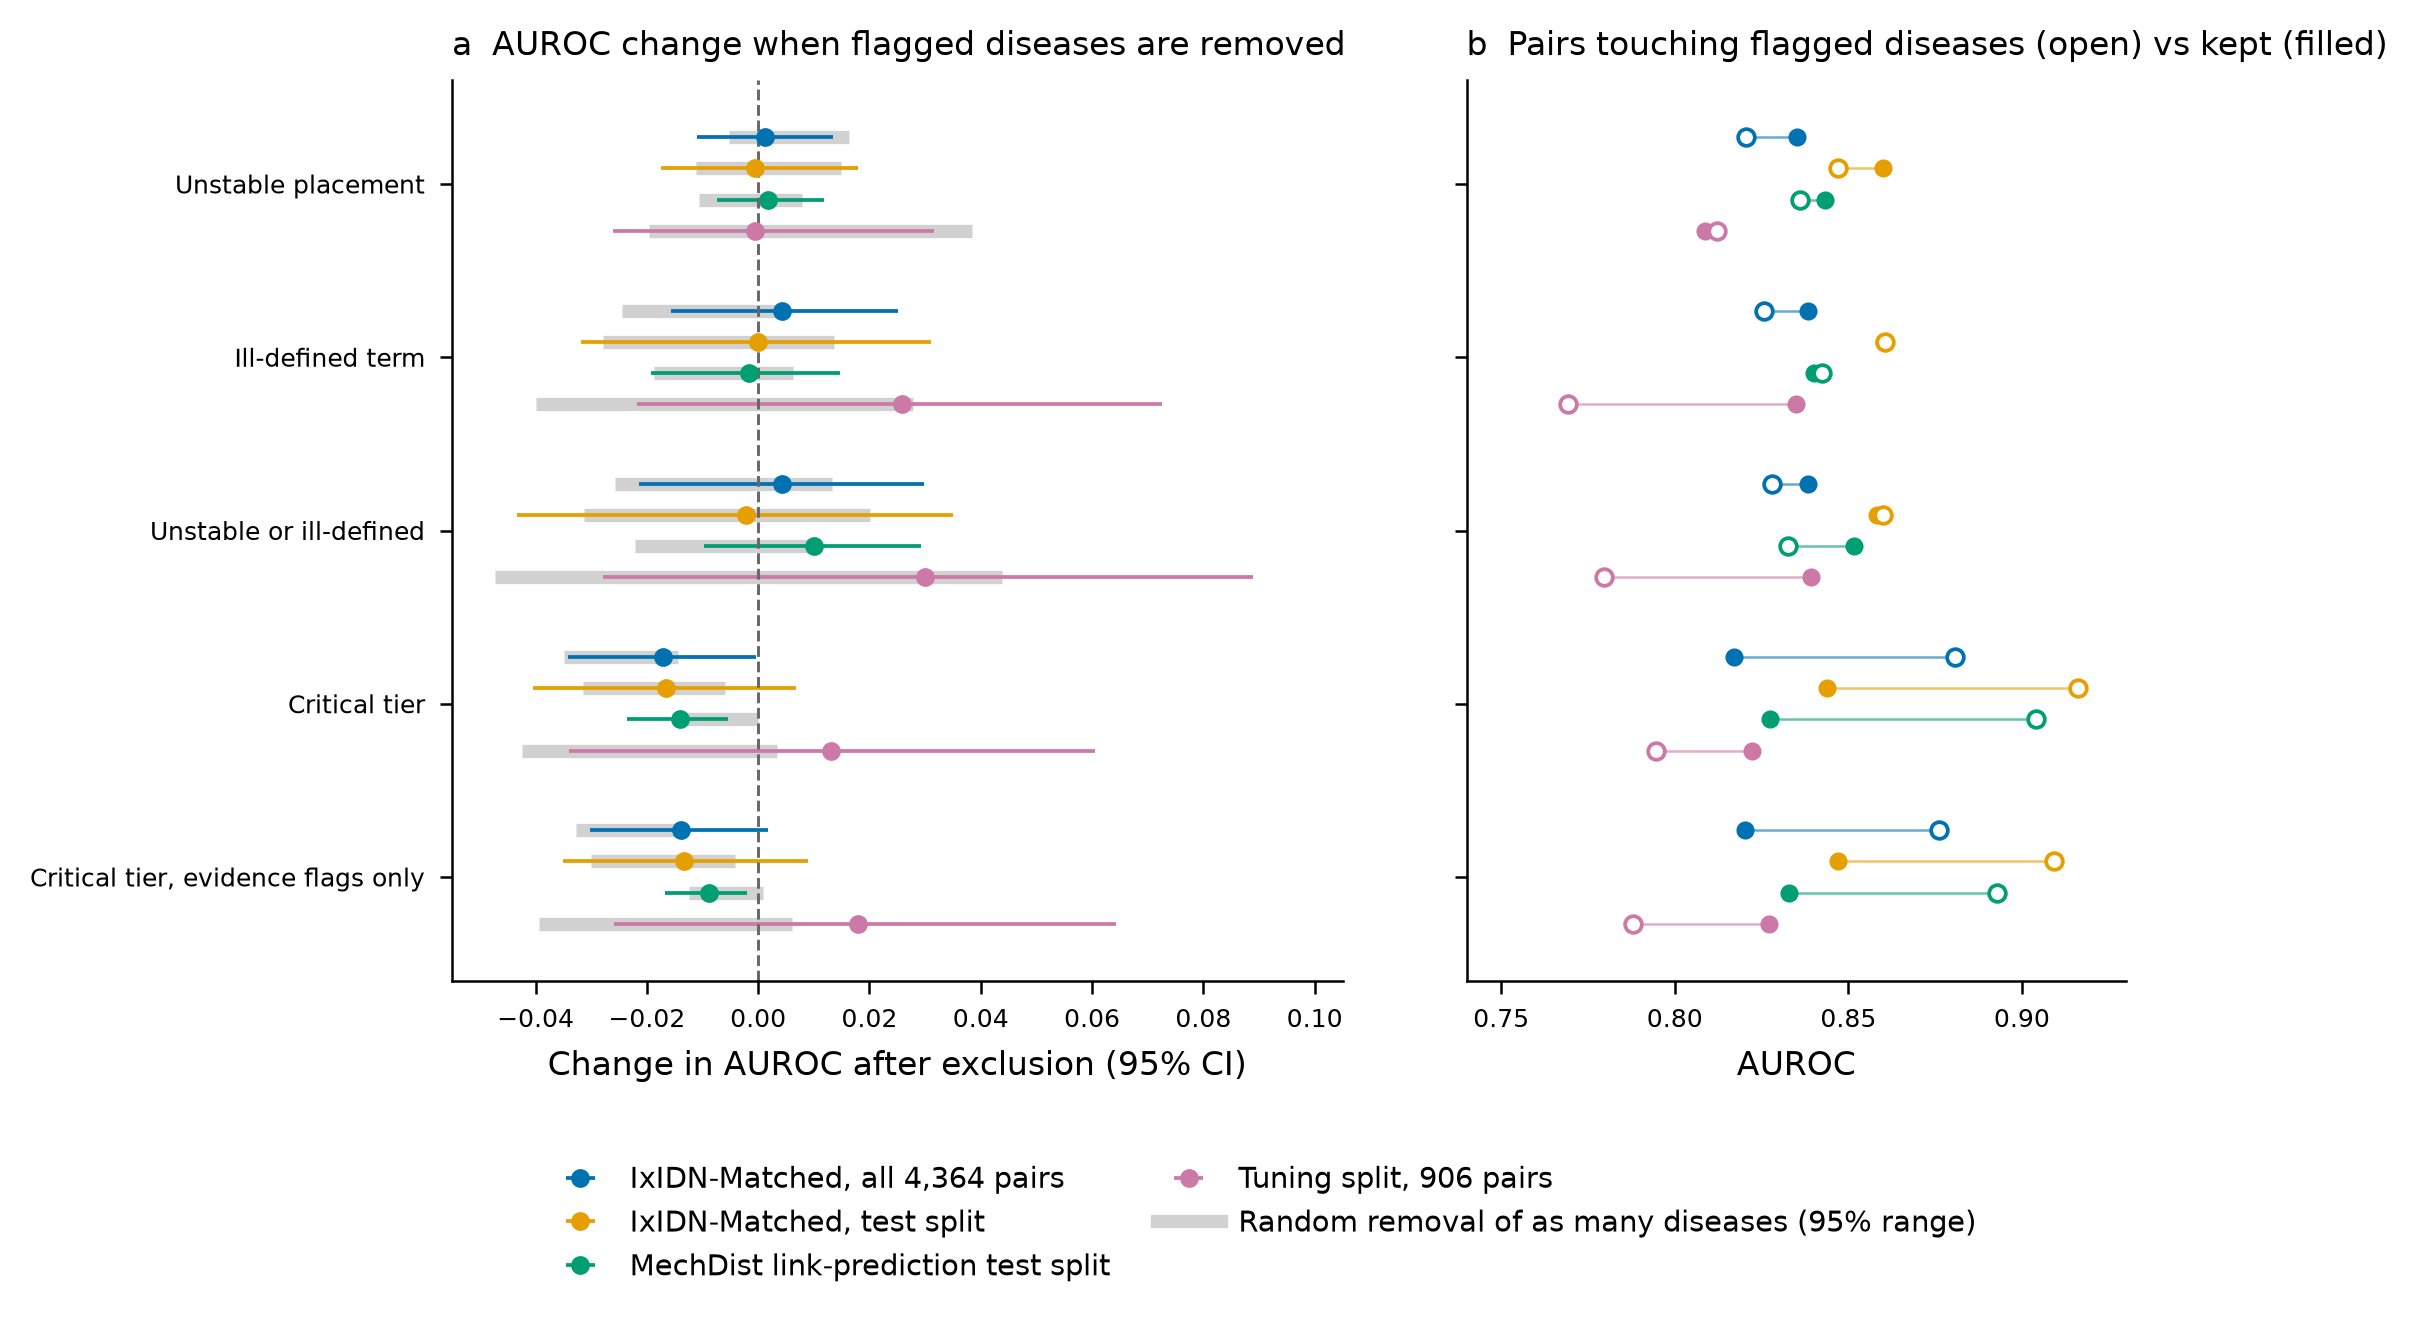

Source code (Python):
"""SI figure: benchmark AUROC after excluding diseases by placement-confidence flag (#fig:SI_placement_confidence).
All 20 rows of the exclusion table are drawn (4 benchmarks x 5 rules); none is selected.
Input: data/derived/placement_confidence/exclusion_sensitivity.tsv (20 rows; 95% CIs from a disease-cluster bootstrap).
Panel a: change in AUROC after exclusion (kept minus full), 95% CI; grey bar = 95% range when the same number of
diseases is removed at random (null columns of the table). Panel b: AUROC of the excluded pairs vs the kept pairs.
Usage: python figures/SI/si_placement_confidence.py   (writes next to this script)
"""
import sys, os, json
import numpy as np, pandas as pd, matplotlib
matplotlib.use("Agg"); import matplotlib.pyplot as plt
from pathlib import Path
HERE = Path(__file__).resolve().parent; REPO = HERE.parents[1]
import sys as _sys; _sys.path.insert(0, str(REPO / "src"))
import disatlas.figstyle_si as fs
SRC, OUT = str(REPO / "data" / "derived" / "placement_confidence" / "exclusion_sensitivity.tsv"), str(HERE); fs.apply_figure_style()
T = pd.read_csv(SRC, sep="\t"); assert len(T) == 20, len(T)
BEN = [("IxIDN-Matched 4,364 (all pools)", "IxIDN-Matched, all 4,364 pairs"),
       ("IxIDN-Matched test-test (held out)", "IxIDN-Matched, test split"),
       ("test_dm (held-out MechDist test split)", "MechDist link-prediction test split"),
       ("IxIDN-910 (tune split)", "Tuning split, 906 pairs")]
RULE = [("C5 unstable", "Unstable placement"), ("C6 ill-defined", "Ill-defined term"), ("C5 or C6", "Unstable or ill-defined"),
        ("Critical tier", "Critical tier"), ("Critical (evidence-only)", "Critical tier, evidence flags only")]
COL = ["#0072B2", "#E69F00", "#009E73", "#CC79A7"]
crit = T[(T.benchmark == BEN[0][0]) & (T.exclusion == "Critical tier")].iloc[0]
assert crit.n_dis_excluded == 105 and crit.n_pairs_total - crit.n_pairs_kept == 1140
fig, (a, b) = plt.subplots(1, 2, figsize=(7.2, 3.9), gridspec_kw=dict(width_ratios=[1.35, 1], wspace=.16))
y0 = np.arange(len(RULE))[::-1].astype(float); off = np.array([.27, .09, -.09, -.27])
for j, (bk, bl) in enumerate(BEN):
    S = T[T.benchmark == bk].set_index("exclusion").loc[[r for r, _ in RULE]]
    yy = y0 + off[j]
    for k in range(len(S)): a.plot([S.null_delta_lo.iloc[k], S.null_delta_hi.iloc[k]], [yy[k]] * 2, color="0.82", lw=3.2, solid_capstyle="butt", zorder=1)
    a.errorbar(S.delta, yy, xerr=[S.delta - S.delta_lo, S.delta_hi - S.delta], fmt="o", ms=3.5, color=COL[j], lw=.9, capsize=0, label=bl)
    b.scatter(S.auroc_kept, yy, s=14, color=COL[j], zorder=3)
    b.scatter(S.auroc_touching, yy, s=16, facecolor="white", edgecolor=COL[j], lw=.9, zorder=3)
    for k in range(len(S)): b.plot([S.auroc_kept.iloc[k], S.auroc_touching.iloc[k]], [yy[k]] * 2, color=COL[j], lw=.6, alpha=.6, zorder=2)
a.axvline(0, color="0.4", ls="--", lw=.7); a.set_xlim(-.055, .105); a.set_xticks(np.arange(-.04, .101, .02))
a.set_yticks(y0); a.set_yticklabels([l for _, l in RULE]); a.set_ylim(-.6, len(RULE) - .4)
a.set_xlabel("Change in AUROC after exclusion (95% CI)"); a.set_title("a  AUROC change when flagged diseases are removed")
b.set_yticks(y0); b.set_yticklabels([]); b.set_ylim(a.get_ylim()); b.set_xlabel("AUROC"); b.set_xlim(.74, .93); b.set_xticks(np.arange(.75, .926, .05))
b.set_title("b  Pairs touching flagged diseases (open) vs kept (filled)")
from matplotlib.lines import Line2D
h, l = a.get_legend_handles_labels(); h.append(Line2D([], [], color="0.82", lw=3.2)); l.append("Random removal of as many diseases (95% range)")
fig.legend(h, l, loc="lower center", ncol=2, bbox_to_anchor=(.5, -.17), handlelength=2.2, handletextpad=.6, columnspacing=1.6)
N = dict(png_bytes=fs.save(fig, OUT, "si_placement_confidence"), overlaps=fs.overlap_check(fig),
         critical_all=dict(n_excluded=int(crit.n_dis_excluded), pairs_excluded=int(crit.n_pairs_total - crit.n_pairs_kept),
                           auroc_full=crit.auroc_full, auroc_kept=crit.auroc_kept, delta=crit.delta, lo=crit.delta_lo, hi=crit.delta_hi,
                           auroc_touching=crit.auroc_touching, null_lo=crit.null_delta_lo, null_hi=crit.null_delta_hi, pct_null_ge_obs=crit.pct_null_ge_obs))
json.dump(N, open(f"{OUT}/si_placement_confidence_values.json", "w"), indent=1, default=float); print(N)
